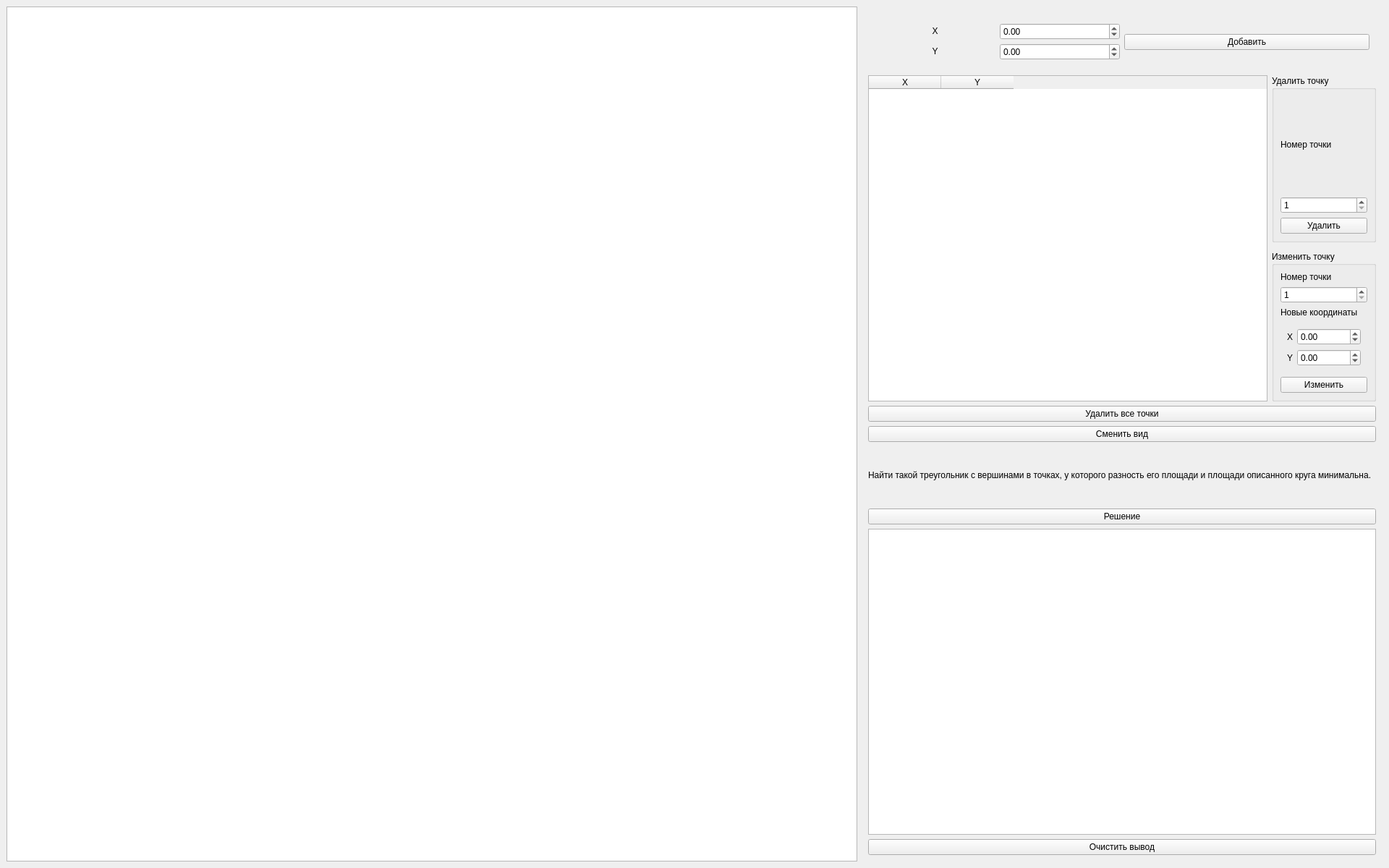
<?xml version="1.0" encoding="UTF-8"?>
<ui version="4.0">
 <class>MainWindow</class>
 <widget class="QMainWindow" name="MainWindow">
  <property name="geometry">
   <rect>
    <x>0</x>
    <y>0</y>
    <width>1920</width>
    <height>1200</height>
   </rect>
  </property>
  <property name="windowTitle">
   <string>MainWindow</string>
  </property>
  <widget class="QWidget" name="MainWidget">
   <layout class="QHBoxLayout" name="horizontalLayout" stretch="5,3">
    <item>
     <widget class="QGraphicsView" name="Graphics"/>
    </item>
    <item>
     <widget class="QWidget" name="InformationWidget" native="true">
      <layout class="QVBoxLayout" name="verticalLayout" stretch="1,6,0,1,6">
       <item>
        <widget class="QWidget" name="widget" native="true">
         <layout class="QHBoxLayout" name="horizontalLayout_2">
          <item>
           <layout class="QGridLayout" name="PointInputLayout" rowstretch="1,0">
            <property name="verticalSpacing">
             <number>0</number>
            </property>
            <item row="0" column="0">
             <widget class="QLabel" name="PointXLabel">
              <property name="sizePolicy">
               <sizepolicy hsizetype="Minimum" vsizetype="Maximum">
                <horstretch>0</horstretch>
                <verstretch>0</verstretch>
               </sizepolicy>
              </property>
              <property name="text">
               <string>X</string>
              </property>
              <property name="alignment">
               <set>Qt::AlignCenter</set>
              </property>
             </widget>
            </item>
            <item row="1" column="0">
             <widget class="QLabel" name="PointYLabel">
              <property name="sizePolicy">
               <sizepolicy hsizetype="Minimum" vsizetype="Maximum">
                <horstretch>0</horstretch>
                <verstretch>0</verstretch>
               </sizepolicy>
              </property>
              <property name="text">
               <string>Y</string>
              </property>
              <property name="alignment">
               <set>Qt::AlignCenter</set>
              </property>
             </widget>
            </item>
            <item row="0" column="3">
             <widget class="QDoubleSpinBox" name="PointXInput">
              <property name="wrapping">
               <bool>false</bool>
              </property>
              <property name="decimals">
               <number>2</number>
              </property>
              <property name="minimum">
               <double>-2000000000.000000000000000</double>
              </property>
              <property name="maximum">
               <double>2000000000.000000000000000</double>
              </property>
             </widget>
            </item>
            <item row="1" column="3">
             <widget class="QDoubleSpinBox" name="PointYInput">
              <property name="decimals">
               <number>2</number>
              </property>
              <property name="minimum">
               <double>-2000000000.000000000000000</double>
              </property>
              <property name="maximum">
               <double>2000000000.000000000000000</double>
              </property>
             </widget>
            </item>
           </layout>
          </item>
          <item>
           <widget class="QPushButton" name="PointInputButton">
            <property name="text">
             <string>Добавить</string>
            </property>
           </widget>
          </item>
         </layout>
        </widget>
       </item>
       <item>
        <layout class="QVBoxLayout" name="TableLayout" stretch="30,1">
         <item>
          <layout class="QGridLayout" name="gridLayout">
           <item row="0" column="1">
            <widget class="QGroupBox" name="PointDeleteGroup">
             <property name="title">
              <string>Удалить точку</string>
             </property>
             <layout class="QVBoxLayout" name="verticalLayout_2" stretch="5,0,0">
              <item>
               <widget class="QLabel" name="PointDeleteLabel">
                <property name="sizePolicy">
                 <sizepolicy hsizetype="Minimum" vsizetype="Minimum">
                  <horstretch>0</horstretch>
                  <verstretch>0</verstretch>
                 </sizepolicy>
                </property>
                <property name="text">
                 <string>Номер точки</string>
                </property>
               </widget>
              </item>
              <item>
               <widget class="QSpinBox" name="PointDeleteInput">
                <property name="minimum">
                 <number>1</number>
                </property>
                <property name="maximum">
                 <number>2000000000</number>
                </property>
               </widget>
              </item>
              <item>
               <widget class="QPushButton" name="PointDeleteButton">
                <property name="sizePolicy">
                 <sizepolicy hsizetype="Minimum" vsizetype="Minimum">
                  <horstretch>0</horstretch>
                  <verstretch>0</verstretch>
                 </sizepolicy>
                </property>
                <property name="text">
                 <string>Удалить</string>
                </property>
               </widget>
              </item>
             </layout>
            </widget>
           </item>
           <item row="2" column="1">
            <widget class="QGroupBox" name="groupBox">
             <property name="title">
              <string>Изменить точку</string>
             </property>
             <layout class="QVBoxLayout" name="verticalLayout_4">
              <item>
               <widget class="QLabel" name="label">
                <property name="text">
                 <string>Номер точки</string>
                </property>
               </widget>
              </item>
              <item>
               <widget class="QSpinBox" name="PointEditPositionInput">
                <property name="minimum">
                 <number>1</number>
                </property>
                <property name="maximum">
                 <number>187987987</number>
                </property>
               </widget>
              </item>
              <item>
               <widget class="QLabel" name="label_4">
                <property name="text">
                 <string>Новые координаты</string>
                </property>
               </widget>
              </item>
              <item>
               <widget class="QWidget" name="widget_2" native="true">
                <layout class="QFormLayout" name="formLayout">
                 <item row="0" column="0">
                  <widget class="QLabel" name="label_2">
                   <property name="text">
                    <string>X</string>
                   </property>
                  </widget>
                 </item>
                 <item row="0" column="1">
                  <widget class="QDoubleSpinBox" name="PointEdirXInput">
                   <property name="minimum">
                    <double>-2000000000.000000000000000</double>
                   </property>
                   <property name="maximum">
                    <double>2000000000.000000000000000</double>
                   </property>
                  </widget>
                 </item>
                 <item row="1" column="0">
                  <widget class="QLabel" name="label_3">
                   <property name="text">
                    <string>Y</string>
                   </property>
                  </widget>
                 </item>
                 <item row="1" column="1">
                  <widget class="QDoubleSpinBox" name="PointEditYInput">
                   <property name="minimum">
                    <double>-2000000000.000000000000000</double>
                   </property>
                   <property name="maximum">
                    <double>2000000000.000000000000000</double>
                   </property>
                  </widget>
                 </item>
                </layout>
               </widget>
              </item>
              <item>
               <widget class="QPushButton" name="pushButton">
                <property name="text">
                 <string>Изменить</string>
                </property>
               </widget>
              </item>
             </layout>
            </widget>
           </item>
           <item row="0" column="0" rowspan="3">
            <widget class="QTableWidget" name="PointsTable">
             <property name="columnCount">
              <number>2</number>
             </property>
             <column>
              <property name="text">
               <string>X</string>
              </property>
             </column>
             <column>
              <property name="text">
               <string>Y</string>
              </property>
             </column>
            </widget>
           </item>
          </layout>
         </item>
         <item>
          <widget class="QPushButton" name="PointsDeleteAllButton">
           <property name="sizePolicy">
            <sizepolicy hsizetype="Minimum" vsizetype="Minimum">
             <horstretch>0</horstretch>
             <verstretch>0</verstretch>
            </sizepolicy>
           </property>
           <property name="text">
            <string>Удалить все точки</string>
           </property>
          </widget>
         </item>
        </layout>
       </item>
       <item>
        <widget class="QPushButton" name="SwitchViewButton">
         <property name="text">
          <string>Сменить вид</string>
         </property>
        </widget>
       </item>
       <item>
        <widget class="QLabel" name="TaskLabel">
         <property name="text">
          <string>Найти такой треугольник с вершинами в точках, у которого разность его площади и площади описанного круга минимальна.  </string>
         </property>
        </widget>
       </item>
       <item>
        <layout class="QVBoxLayout" name="SolutionLayout">
         <item>
          <widget class="QPushButton" name="SolutionButton">
           <property name="text">
            <string>Решение</string>
           </property>
          </widget>
         </item>
         <item>
          <widget class="QTextBrowser" name="SolutionText"/>
         </item>
         <item>
          <widget class="QPushButton" name="SolutionClearButton">
           <property name="text">
            <string>Очистить вывод</string>
           </property>
          </widget>
         </item>
        </layout>
       </item>
      </layout>
     </widget>
    </item>
   </layout>
  </widget>
 </widget>
 <resources/>
 <connections/>
</ui>
